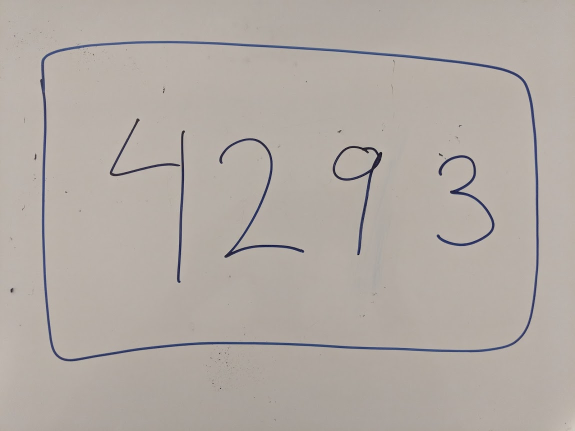
#> input picture images/4293-border.jpg, 1150 x 862 px (shown at 1/2 size)
$ jupyter execute prototype.ipynb   (shell and % lines are left out)   (older library calls are emulated)
#> lines starting #> are read from the running program, lines starting #| are printed output that depends on the picture; after the words box and inside, x2 and y2 are one past the last pixel; in counts of white or black regions, pixels touching at a corner belong together
[cell 1]

import cv2 as cv
import src.helpers as helpers
from sklearn.externals import joblib
import matplotlib.pyplot as plt

RESIZED_IMAGE_WIDTH = 500
image = cv.imread('images/4293-border.jpg')
#> image is the input picture: shape (862, 1150, 3); mean B, G, R 164.1, 170.3, 178.2
height, width, channels = image.shape
#> height = 862; width = 1150; channels = 3
resize_factor = RESIZED_IMAGE_WIDTH/width
#> resize_factor = 0.435

threshold = 100
max_threshold = 200

image = cv.resize(image, (0, 0), fx=resize_factor, fy=resize_factor, interpolation=cv.INTER_AREA)
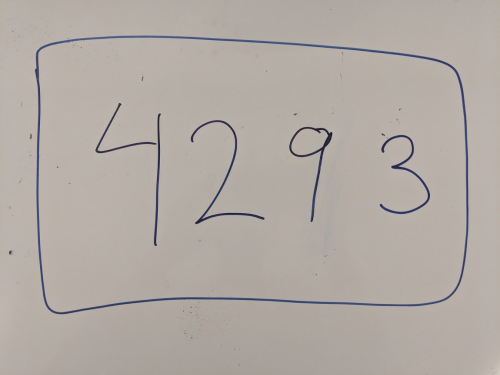
#> image: shape (375, 500, 3); mean B, G, R 164.1, 170.3, 178.2
gray_image = cv.cvtColor(image, cv.COLOR_BGR2GRAY)
blurred_image = cv.GaussianBlur(gray_image, (5, 5), 0)
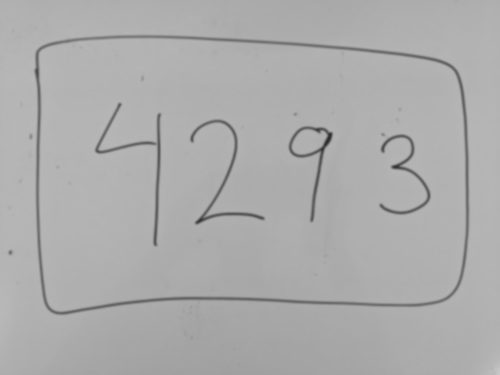
#> blurred_image: shape (375, 500); min 45, max 200, mean 172
threshold_image = cv.adaptiveThreshold(blurred_image, 255, cv.ADAPTIVE_THRESH_GAUSSIAN_C,
                                             cv.THRESH_BINARY_INV,11,2)
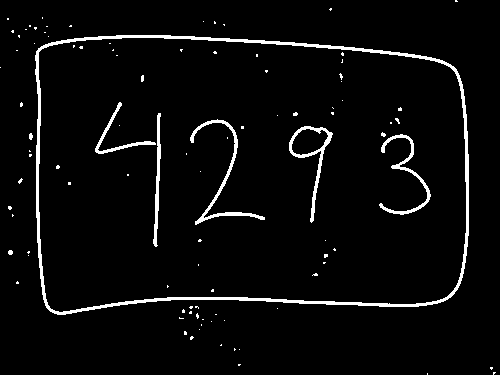
#> threshold_image: shape (375, 500); 4.1% white; 98 white regions (90 under 20 px), largest, box (x1, y1, x2, y2) and area: (35, 35, 469, 315) 4277, (190, 119, 265, 225) 741, (289, 126, 333, 223) 609
threshold_image = cv.dilate(threshold_image, (5, 5))
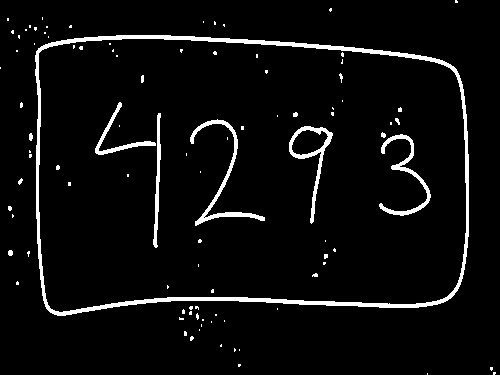
#> threshold_image: shape (375, 500); 4.9% white; 96 white regions (82 under 20 px)

# plt.imshow(threshold_image)
# plt.imshow(edged)
# cv.imshow('edged', edged)

image, contours, hier = cv.findContours(threshold_image, cv.RETR_LIST, cv.CHAIN_APPROX_SIMPLE)
#> contours = 99 contours, 91 with area under 20; largest, box (x1, y1, x2, y2) and area: (35, 35, 469, 316) 111516, (38, 38, 467, 313) 107674, (289, 126, 333, 224) 1191, (190, 119, 265, 226) 682, (291, 129, 329, 156) 660, (379, 134, 431, 216) 557, (95, 102, 156, 155) 345, (153, 113, 161, 248) 324
image = cv.cvtColor(image, cv.COLOR_GRAY2BGR)
#> image: shape (375, 500, 3); 4.9% white; 96 white regions (82 under 20 px), largest, box (x1, y1, x2, y2) and area: (35, 35, 469, 316) 5143, (190, 119, 265, 226) 890, (379, 134, 431, 216) 724


for contour in contours:
    epsilon = 0.02 * cv.arcLength(contour, True)
    approx = cv.approxPolyDP(contour, epsilon, True)
    if len(approx) == 4 and abs(cv.contourArea(approx)) > 200 and cv.isContourConvex(approx):
#         print(approx)
        color = (0, 0, 255)
        thickness = 3
        cv.drawContours(image, [approx], 0, color, thickness)
        plt.imshow(image)
#> this loop made 99 passes
#> (epsilon, color, thickness) on passes 82, 84: (26.93, (0, 0, 255), 3), (27.34, (0, 0, 255), 3)
#> epsilon on passes 2, 3, 4, 8, 9, 15: 0.148, 0.177, 0.148, 0.233, 0.228, 0.228
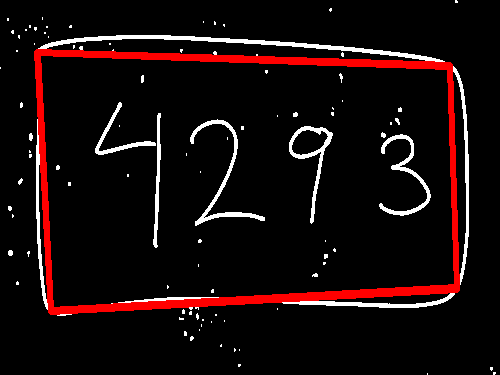
#> image: shape (375, 500, 3); mean B, G, R 10.8, 10.8, 23.8
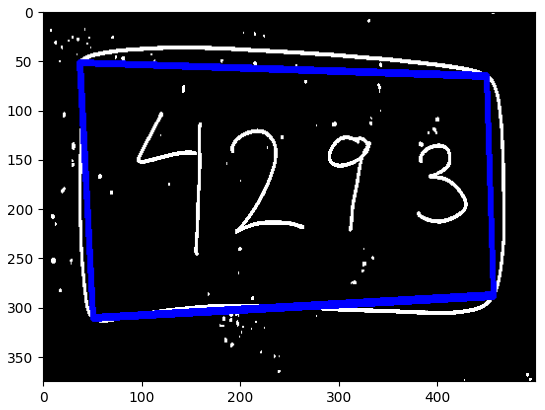
#> figure drawn by matplotlib, 1 panel; B, G, R data is drawn as R, G, B

$ run again, with images/4293-no-border.jpg copied over images/4293-border.jpg
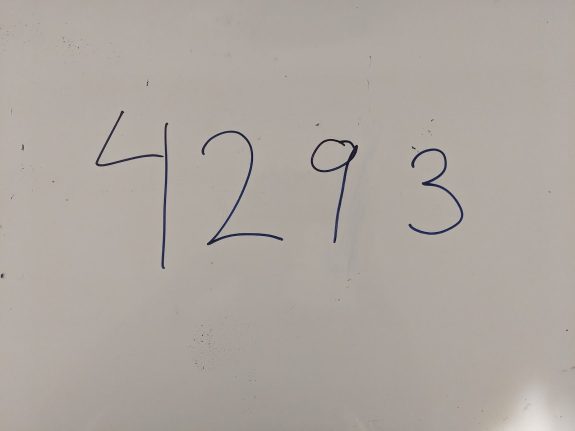
#> input picture images/4293-no-border.jpg, 1150 x 862 px (shown at 1/2 size)
#> image is the input picture: shape (862, 1150, 3); mean B, G, R 160.1, 166.7, 173.5
#> `threshold_image = cv.adaptiveThreshold(blurred_image, 255, cv.ADAPTIVE..`:
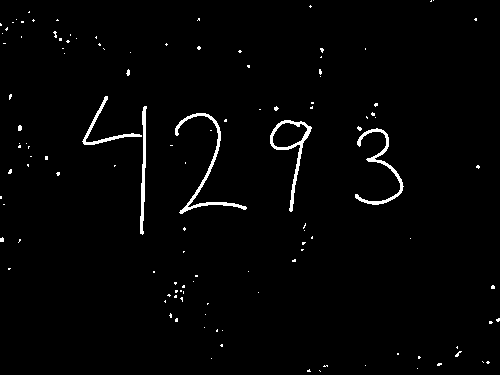
#> threshold_image: shape (375, 500); 1.8% white; 120 white regions (114 under 20 px), largest, box (x1, y1, x2, y2) and area: (175, 113, 247, 214) 692, (270, 120, 312, 212) 567, (355, 128, 404, 205) 563, (140, 106, 147, 235) 432, (82, 96, 142, 145) 353, (18, 125, 22, 131) 21
#> `threshold_image = cv.dilate(threshold_image, (5, 5))`:
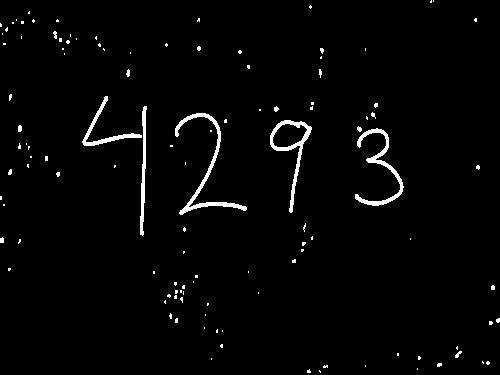
#> threshold_image: shape (375, 500); 2.2% white; 116 white regions (104 under 20 px)
#> contours = 117 contours, 111 with area under 20; largest, box (x1, y1, x2, y2) and area: (270, 120, 312, 213) 1090, (175, 113, 247, 215) 636, (272, 123, 308, 148) 597, (355, 128, 404, 206) 532, (82, 96, 142, 146) 328, (140, 106, 147, 236) 310
#> the loop `for contour in contours:` made 117 passes
#> epsilon on passes 2, 5, 6, 7, 10, 12, 14, 18: 0.217, 0.261, 0.257, 0.193, 0.177, 0.398, 0.177, 0.217
